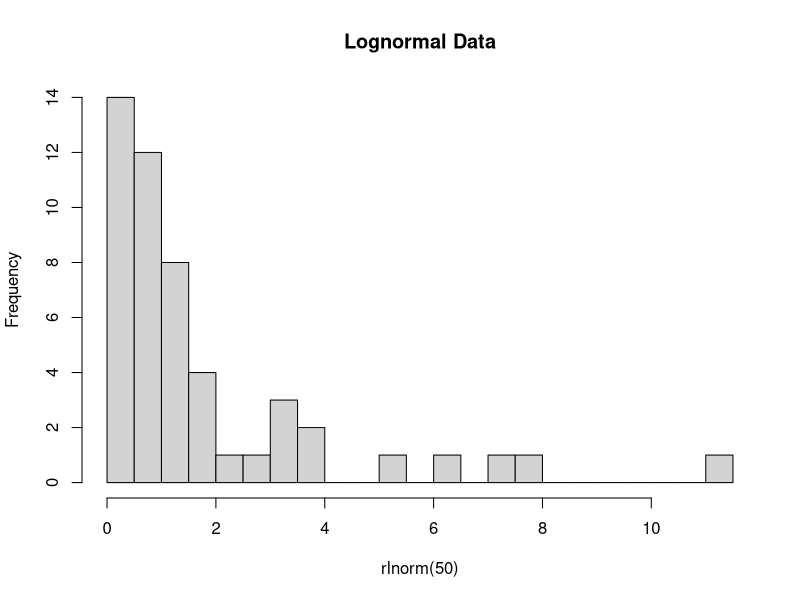
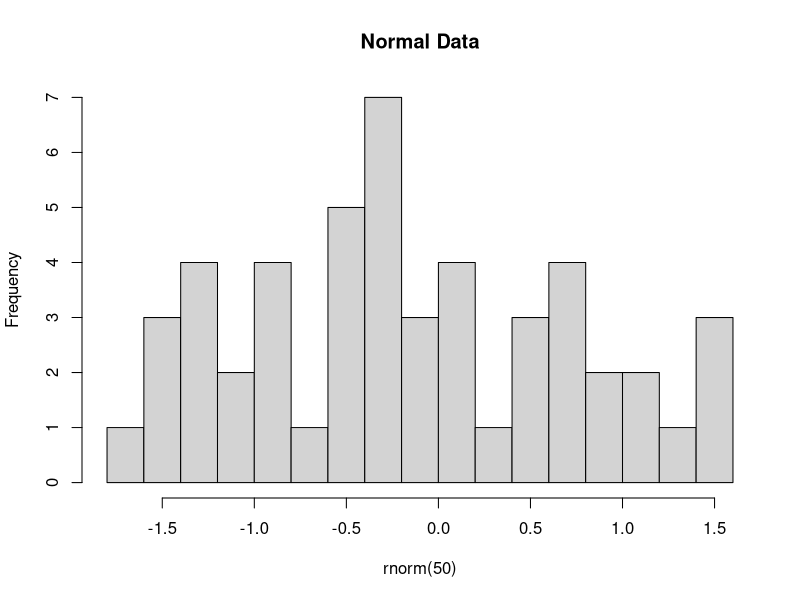
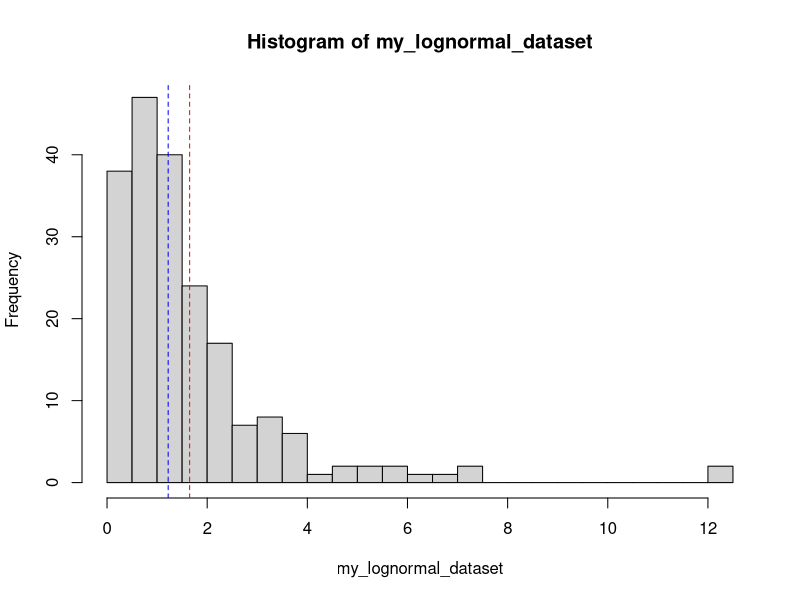
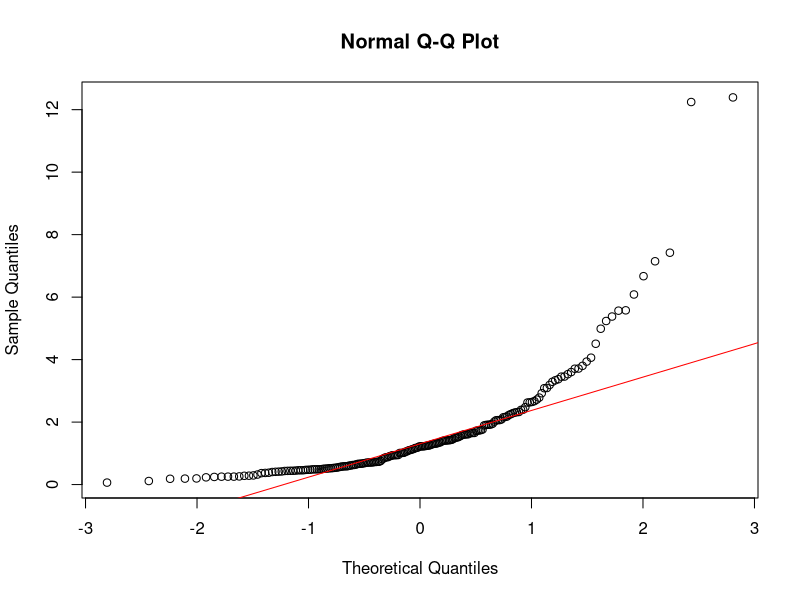
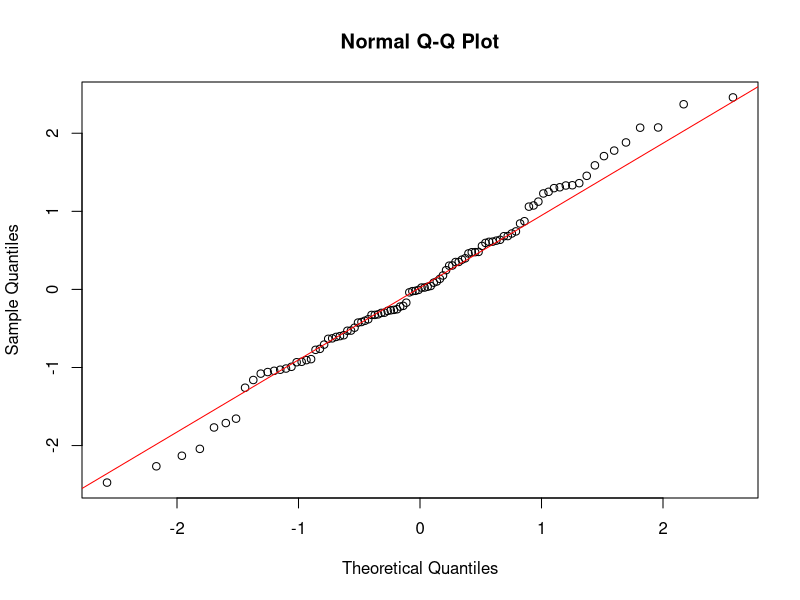
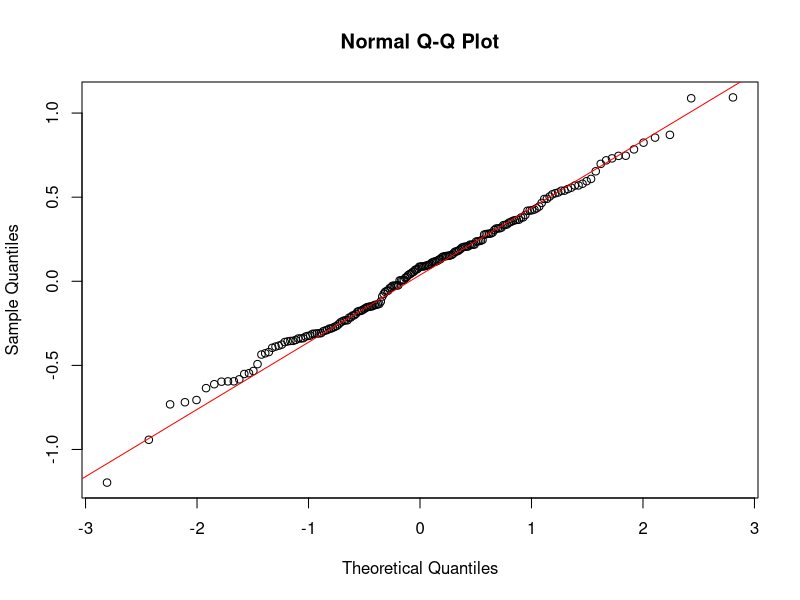
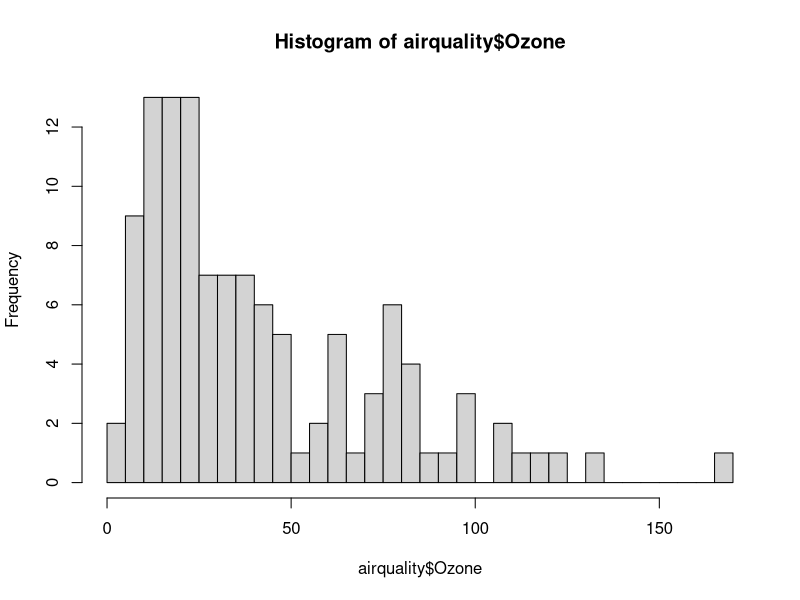
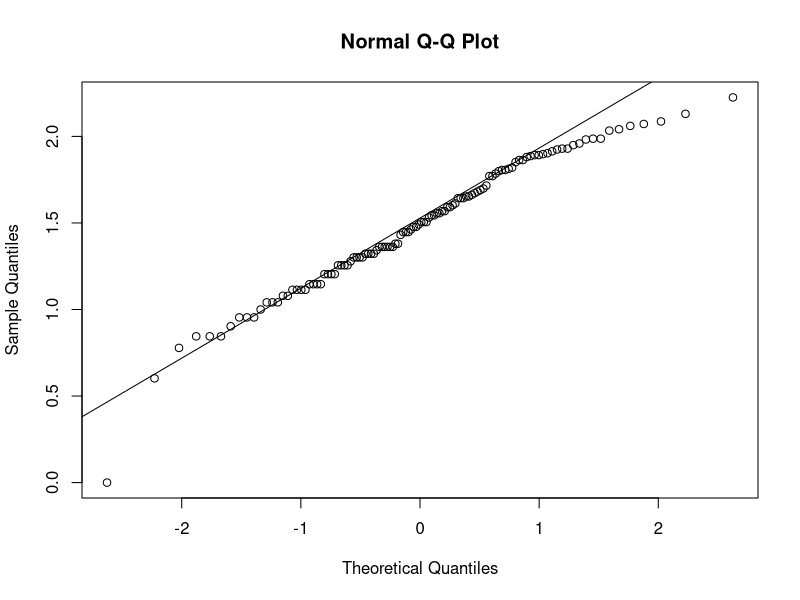

R code for these plots, in order:
## ---- chunk 1
knitr::opts_chunk$set(echo = TRUE)
## ---- chunk 2
library(tidyverse)
## ---- chunk 3
hist(rlnorm(50), breaks = 20, main = "Lognormal Data")
## ---- chunk 4
hist(rnorm(50), breaks = 20, main = "Normal Data")
## ---- chunk 5
my_lognormal_dataset <- rlnorm(200)


hist(my_lognormal_dataset, breaks = 30)
abline(v = mean(my_lognormal_dataset), col = "red", lty = 2)
abline(v = median(my_lognormal_dataset), col = "blue", lty = 2)


## ---- chunk 6
qqnorm(my_lognormal_dataset)
qqline(my_lognormal_dataset, col = "red")
## ---- chunk 7
my_normal_dataset <- rnorm(100)
qqnorm(my_normal_dataset)
qqline(my_normal_dataset, col = "red")
## ---- chunk 8
qqnorm(log10(my_lognormal_dataset))
qqline(log10(my_lognormal_dataset), col = "red")
## ---- chunk 9
data("airquality")
head(airquality)



## ---- chunk 10

hist(airquality$Ozone, breaks = 30)

## ---- chunk 11
qqnorm(log10(airquality$Ozone))
qqline(log10(airquality$Ozone))
